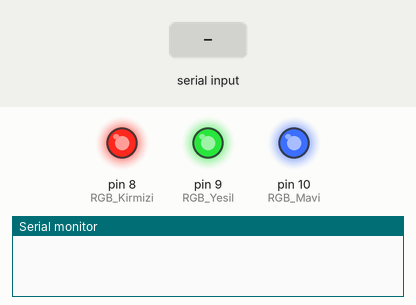
A sketch run on a simulated Arduino Uno, built with avr-gcc and run on an emulated ATmega328P. Shown: output pins drawn as LEDs (lit = HIGH), the last lines printed to the serial monitor. Inputs (shaded band) come from the test bench.

Above: at 1.2 s.
1.3 s: "K" received over the second serial link
At 2.5 s:
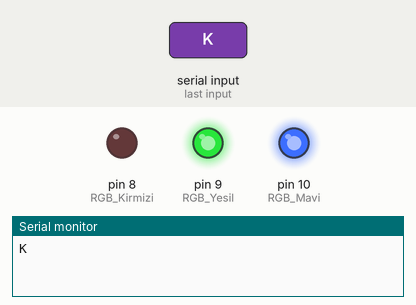
2.8 s: "Y" received over the second serial link
At 3.6 s:
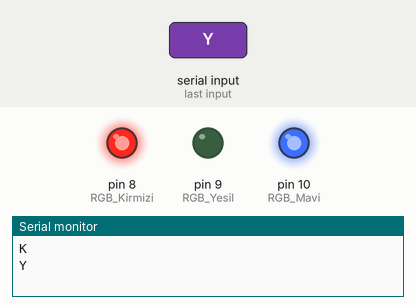
4.3 s: "M" received over the second serial link
At 4.8 s:
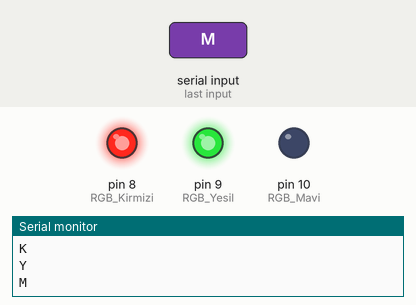
5.8 s: "P" received over the second serial link
At 7.0 s:
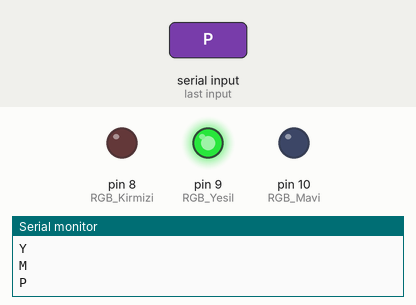
7.3 s: "S" received over the second serial link
At 8.2 s:
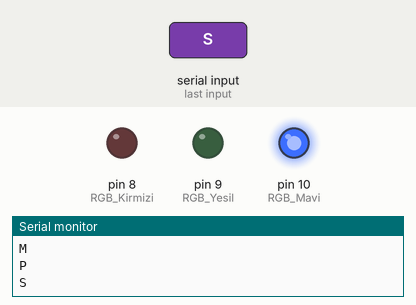
8.8 s: "B" received over the second serial link
At 9.4 s:
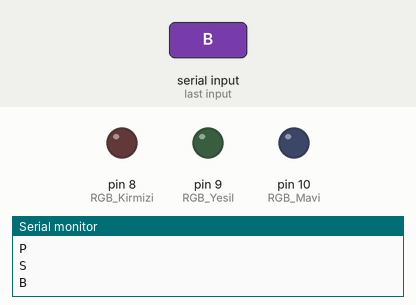
Timing chart, 0 to 11.3 s (numbered marks = the images above; inputs shaded):
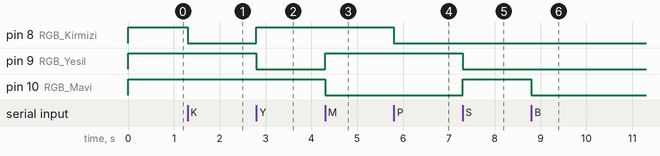

Measured:
- after the input at 1.3 s, pin 8 (RGB_Kirmizi): HIGH → LOW at once
- after the input at 2.8 s, pin 8 (RGB_Kirmizi): LOW → HIGH at once; pin 9 (RGB_Yesil): HIGH → LOW at once
- after the input at 4.3 s, pin 9 (RGB_Yesil): LOW → HIGH at once; pin 10 (RGB_Mavi): HIGH → LOW at once
- after the input at 5.8 s, pin 8 (RGB_Kirmizi): HIGH → LOW at once
- after the input at 7.3 s, pin 9 (RGB_Yesil): HIGH → LOW at once; pin 10 (RGB_Mavi): LOW → HIGH at once
- after the input at 8.8 s, pin 10 (RGB_Mavi): HIGH → LOW at once

The sketch:

main.ino
```cpp
#include <SoftwareSerial.h> // Sanal Serial Kütüphanesi

#define Bluetooth_RX 6  // Bluetooth Pinleri
#define Bluetooth_TX 7

SoftwareSerial Bluetooth(Bluetooth_TX,Bluetooth_RX); // RX,TX

#define RGB_Kirmizi 8 // RGB Led Bağlantısı
#define RGB_Yesil 9
#define RGB_Mavi 10

char GelenData; // Bluetooth'tan Gelen Veri

void setup()
{
 Serial.begin(9600);  // 9600 Bps

 Bluetooth.begin(9600);

 pinMode(RGB_Kirmizi,OUTPUT);  // RGB Çıkış Olarak Atanır.
 pinMode(RGB_Yesil,OUTPUT);
 pinMode(RGB_Mavi,OUTPUT);

 digitalWrite(RGB_Kirmizi,HIGH); // Başlangıçta RGB Sönük Olsun
 digitalWrite(RGB_Yesil,HIGH);
 digitalWrite(RGB_Mavi,HIGH);

}

void loop()
{

if(Bluetooth.available())    // Eğer Bluetoothtan Veri Gelirse Bu Veriyi GelenData Değişkenine Ata.
  {
     GelenData = Bluetooth.read();
     Serial.println(GelenData);
  }

  switch(GelenData)
  {
    case 'K' : digitalWrite(RGB_Kirmizi,LOW); digitalWrite(RGB_Yesil,HIGH); digitalWrite(RGB_Mavi,HIGH); break; // Kırmızı
    case 'Y' : digitalWrite(RGB_Kirmizi,HIGH); digitalWrite(RGB_Yesil,LOW); digitalWrite(RGB_Mavi,HIGH); break; // Yeşil
    case 'M' : digitalWrite(RGB_Kirmizi,HIGH); digitalWrite(RGB_Yesil,HIGH); digitalWrite(RGB_Mavi,LOW); break; // Mavi
    case 'P' : digitalWrite(RGB_Kirmizi,LOW); digitalWrite(RGB_Yesil,HIGH); digitalWrite(RGB_Mavi,LOW); break; // Pembe
    case 'S' : digitalWrite(RGB_Kirmizi,LOW); digitalWrite(RGB_Yesil,LOW); digitalWrite(RGB_Mavi,HIGH); break; // Sari
    case 'B' : digitalWrite(RGB_Kirmizi,LOW); digitalWrite(RGB_Yesil,LOW); digitalWrite(RGB_Mavi,LOW); break; // Beyaz
    case 'C' : digitalWrite(RGB_Kirmizi,HIGH); digitalWrite(RGB_Yesil,LOW); digitalWrite(RGB_Mavi,LOW); break; // Cyan
  }

}
```
